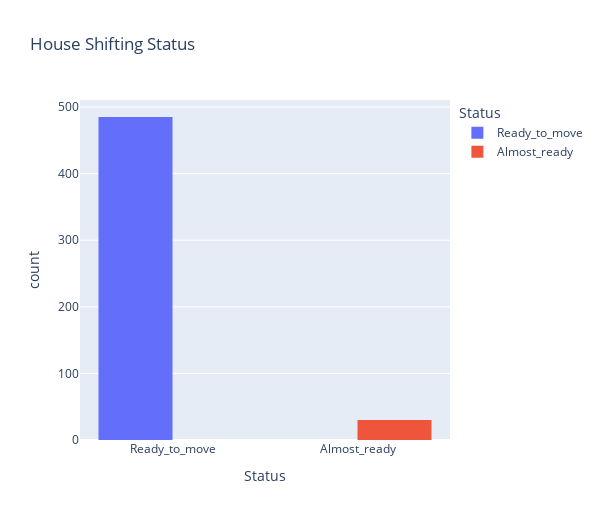

Notebook code cell kept with this figure:
### Code cell
#House shifting Status
fig = px.histogram(df3,x='Status',
                    title='House Shifting Status',
                    opacity=1,
                    color="Status")
fig.update_layout(barmode='group',height=520,width=600)
fig.show()

### Figure 1 — Plotly figure (JSON) as saved in the notebook; plotly's stock layout.template omitted (floating-point values rounded to 4 significant figures; data arrays with more than 128 entries replaced by an {"elided": "..."} marker saying what was removed)
{"data": [{"alignmentgroup": "True", "bingroup": "x", "hovertemplate": "Status=%{x}<br>count=%{y}<extra></extra>", "legendgroup": "Ready_to_move", "marker": {"color": "#636efa", "opacity": 1}, "name": "Ready_to_move", "offsetgroup": "Ready_to_move", "orientation": "v", "showlegend": true, "type": "histogram", "x": {"elided": "485 str values"}, "xaxis": "x", "yaxis": "y"}, {"alignmentgroup": "True", "bingroup": "x", "hovertemplate": "Status=%{x}<br>count=%{y}<extra></extra>", "legendgroup": "Almost_ready", "marker": {"color": "#EF553B", "opacity": 1}, "name": "Almost_ready", "offsetgroup": "Almost_ready", "orientation": "v", "showlegend": true, "type": "histogram", "x": ["Almost_ready", "Almost_ready", "Almost_ready", "Almost_ready", "Almost_ready", "Almost_ready", "Almost_ready", "Almost_ready", "Almost_ready", "Almost_ready", "Almost_ready", "Almost_ready", "Almost_ready", "Almost_ready", "Almost_ready", "Almost_ready", "Almost_ready", "Almost_ready", "Almost_ready", "Almost_ready", "Almost_ready", "Almost_ready", "Almost_ready", "Almost_ready", "Almost_ready", "Almost_ready", "Almost_ready", "Almost_ready", "Almost_ready", "Almost_ready"], "xaxis": "x", "yaxis": "y"}], "layout": {"barmode": "group", "height": 520, "legend": {"title": {"text": "Status"}, "tracegroupgap": 0}, "title": {"text": "House Shifting Status"}, "width": 600, "xaxis": {"anchor": "y", "categoryarray": ["Ready_to_move", "Almost_ready"], "categoryorder": "array", "domain": [0, 1], "title": {"text": "Status"}}, "yaxis": {"anchor": "x", "domain": [0, 1], "title": {"text": "count"}}}}
